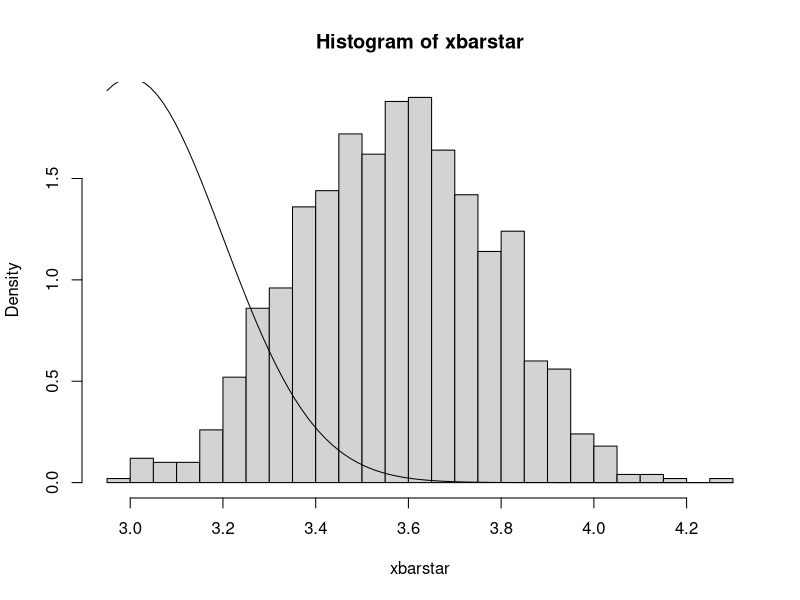
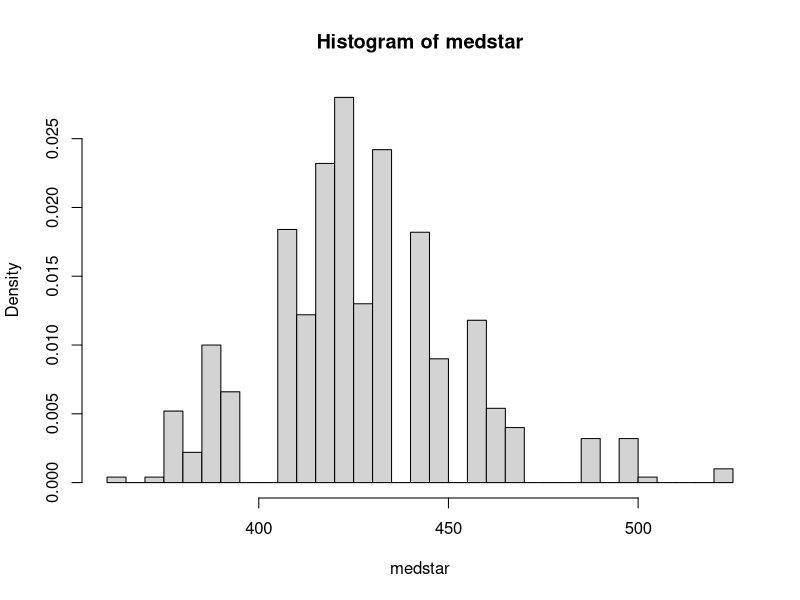

The R source for these figures, in order:
## ---- chunk 1
# This chapter's package dependencies
library(boot)
library(coin)
## ---- chunk 2
srs <- rnorm(25, mean = 3)
resamps <- replicate(1000, sample(srs, 25, TRUE), simplify = FALSE)
xbarstar <- sapply(resamps, mean, simplify = TRUE)
## ---- chunk 3
hist(xbarstar, breaks = 40, prob = TRUE)
curve(dnorm(x, 3, 0.2), add = TRUE) # overlay true normal density
## ---- chunk 4
mean(xbarstar)
mean(srs)
mean(xbarstar) - mean(srs)
## ---- chunk 5
sd(xbarstar)
## ---- chunk 6
resamps <- replicate(1000, sample(rivers, 141, TRUE), simplify = FALSE)
medstar <- sapply(resamps, median, simplify = TRUE)
sd(medstar)
## ---- chunk 7
hist(medstar, breaks = 40, prob = TRUE)
## ---- chunk 8
median(rivers)
mean(medstar)
mean(medstar) - median(rivers)
## ---- chunk 9
mean_fun <- function(x, indices) mean(x[indices])
boot(data = srs, statistic = mean_fun, R = 1000)
## ---- chunk 10
median_fun <- function(x, indices) median(x[indices])
boot(data = rivers, statistic = median_fun, R = 1000)
## ---- chunk 11
btsamps <- replicate(2000, sample(stack.loss, 21, TRUE), 
                     simplify = FALSE)
thetast <- sapply(btsamps, median, simplify = TRUE)
mean(thetast)
median(stack.loss)
quantile(thetast, c(0.025, 0.975))
## ---- chunk 12
med_fun <- function(x, ind) median(x[ind])
med_boot <- boot(stack.loss, med_fun, R = 2000)
boot.ci(med_boot, type = c("perc", "norm", "bca"))
## ---- chunk 13
oneway_test(len ~ supp, data = ToothGrowth)
## ---- chunk 14
t.test(len ~ supp, data = ToothGrowth, alt = "greater", 
       var.equal = TRUE)
## ---- chunk 15
A <- show(oneway_test(len ~ supp, data = ToothGrowth))
B <- t.test(len ~ supp, data = ToothGrowth, alt = "greater", 
            var.equal = TRUE)
